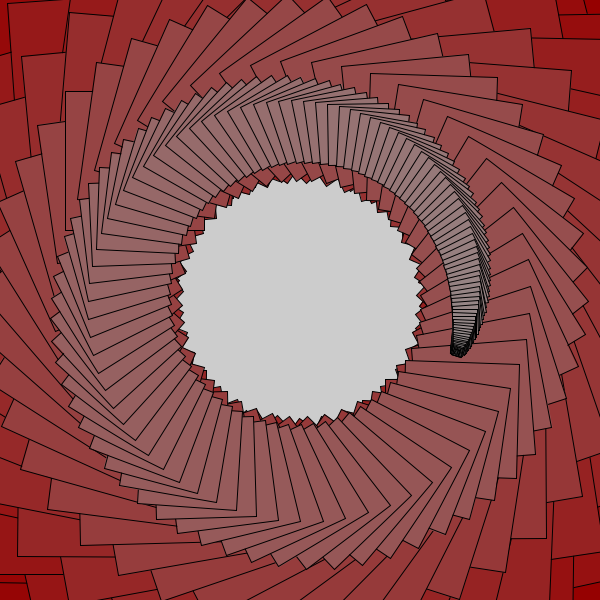
Frame 1 (no input)
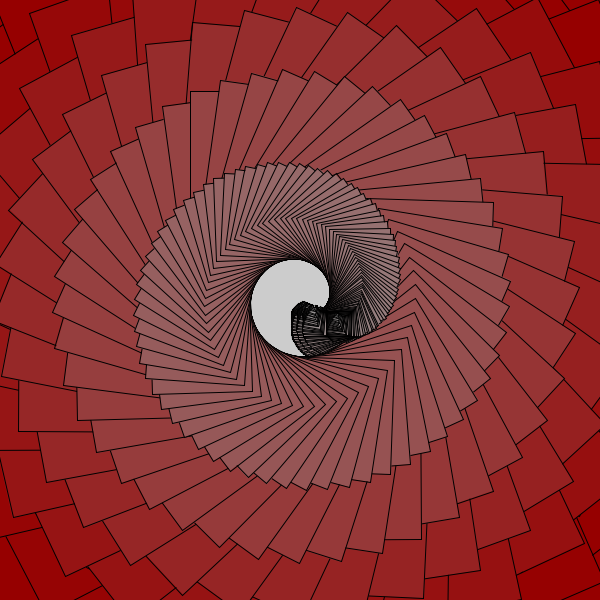
Frame 60 (the mouse pressed at the canvas centre just before this capture)
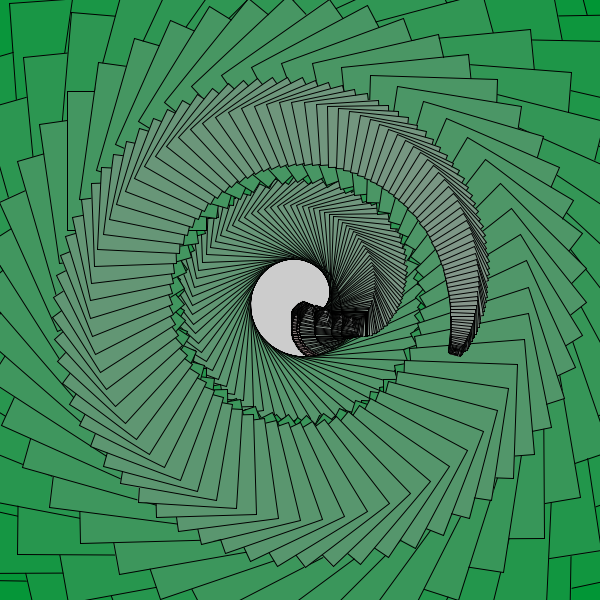
Frame 120 (the mouse held since frame 60 and released just before this capture)

The Processing sketch that drew these frames (run headless with seeded random() and noise(); from frame 60 on, the mouse is pressed at the canvas centre):

// Processing sketch: processing_185650
// ── processing_185650.pde

void setup() {
size(600,600);
colorMode(HSB);
rectMode(CENTER);
}
void draw() {
  float aleatorio = random(0,255);
translate(300,300);
for(int i =700; i>0; i--){
   stroke(0);
   fill(mouseY/3,i,150);
  rect(aleatorio,i,i,i);
   rotate(i*0.001);
 
}
}
